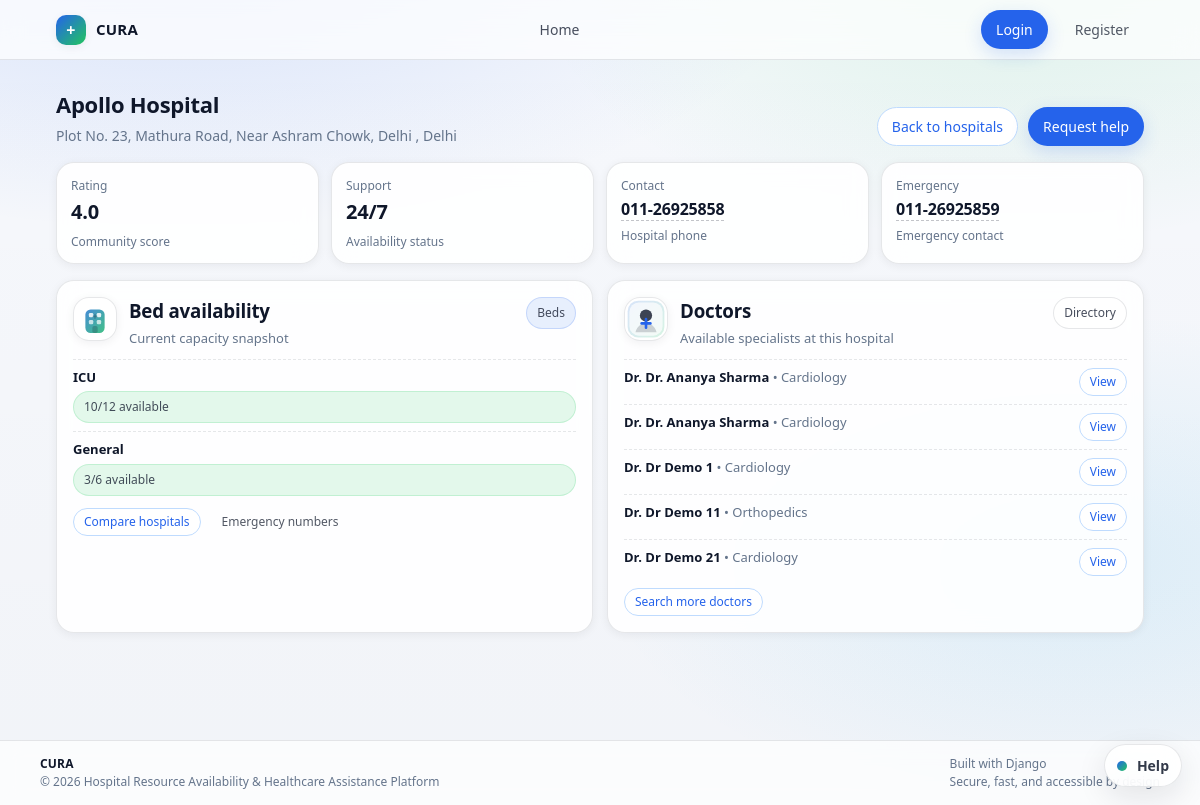
The app's page /core/hospitals/1/ with its own data.
### core/models.py (models this page shows, shortened)
class Hospital(models.Model):
    name = models.CharField(max_length=255)
    address = models.TextField()
    city = models.CharField(max_length=100)
    state = models.CharField(max_length=100)
    hospital_type = models.CharField(
        max_length=100,
        blank=True,
        help_text="e.g. Multispeciality, Cardiac Center, Children’s Hospital",
    )
    established_year = models.PositiveIntegerField(
        null=True,
        blank=True,
        help_text="Year the hospital was established",
    )
    website = models.URLField(blank=True)
    image_url = models.URLField(
        blank=True,
        help_text="Optional hero/cover image shown on the hospital detail page",
    )
    rating = models.DecimalField(max_digits=2, decimal_places=1, default=3.0)
    contact_phone = models.CharField(max_length=20)
    emergency_contact = models.CharField(max_length=20)
    support_24_7 = models.BooleanField(default=True)
    specialties_offered = models.CharField(
        max_length=255,
        blank=True,
        help_text="Comma-separated list of key specialties (Cardiology, Neurology, etc.)",
    )

class HospitalBed(models.Model):
    BED_TYPE_CHOICES = [
        ('ICU', 'ICU'),
        ('GENERAL', 'General'),
        ('EMERGENCY', 'Emergency'),
    ]
    hospital = models.ForeignKey(Hospital, on_delete=models.CASCADE, related_name='beds')
    bed_type = models.CharField(max_length=20, choices=BED_TYPE_CHOICES)
    total_beds = models.PositiveIntegerField()
    available_beds = models.PositiveIntegerField()

class Doctor(models.Model):
    SPECIALITY_CHOICES = [
        ('Cardiology', 'Cardiology'),
        ('Neurology', 'Neurology'),
        ('Orthopedics', 'Orthopedics'),
        ('General', 'General Physician'),
    ]
    hospital = models.ForeignKey(Hospital, on_delete=models.CASCADE, related_name='doctors')
    name = models.CharField(max_length=255)
    speciality = models.CharField(max_length=100, choices=SPECIALITY_CHOICES)
    experience_years = models.PositiveIntegerField()
    consultation_fee = models.DecimalField(max_digits=8, decimal_places=2)
    qualification = models.CharField(
        max_length=255,
        blank=True,
        help_text="e.g. MBBS, MD (Cardiology)",
    )
    rating = models.DecimalField(
        max_digits=2,
        decimal_places=1,
        default=4.5,
        help_text="Average patient rating out of 5",
    )
    available_from = models.TimeField()
    available_to = models.TimeField()
    languages_spoken = models.CharField(max_length=255)
    city = models.CharField(max_length=100)
    is_active = models.BooleanField(default=True)

### core/views.py (the view)
# urls.py: path('hospitals/<int:pk>/', views.hospital_detail, name='hospital_detail'),
def hospital_detail(request, pk):
    hospital = get_object_or_404(Hospital, pk=pk)
    beds = hospital.beds.all()
    doctors = hospital.doctors.all()
    return render(request, 'core/hospitals/hospital_detail.html', {
        'hospital': hospital,
        'beds': beds,
        'doctors': doctors,
    })

### core/context_processors.py (called while the page is built, shortened)
def user_role(request):
    role = None
    if request.user.is_authenticated:
        try:
            role = request.user.userprofile.role
        except UserProfile.DoesNotExist:
            role = None
    cart_count = 0
    return {
        'current_role': role,
        'cart_item_count': cart_count,
    }

### templates/core/hospitals/hospital_detail.html (shortened to what this page needs)
{% extends 'base.html' %}
{% load static %}
{% block content %}
<div class="page-header">
    <div>
        <h2 class="page-title">{{ hospital.name }}</h2>
        <p class="page-subtitle">
            {{ hospital.address }}, {{ hospital.city }}
            {% if hospital.state %}, {{ hospital.state }}{% endif %}
        </p>
    </div>
    <div style="display:flex; gap:10px; flex-wrap:wrap;">
        <a class="btn btn-outline" href="{% url 'hospital_list' %}">Back to hospitals</a>
        <a class="btn btn-primary" href="{% url 'support_request_create' %}">Request help</a>
    </div>
</div>
<div class="kpi-grid">
    <div class="kpi-card">
        <div class="kpi-label">Rating</div>
        <div class="kpi-value">
            {% if hospital.rating %}{{ hospital.rating }}{% else %}—{% endif %}
        </div>
        <div class="kpi-meta">Community score</div>
    </div>
    <div class="kpi-card">
        <div class="kpi-label">Support</div>
        <div class="kpi-value">{{ hospital.support_24_7|yesno:"24/7,Limited" }}</div>
        <div class="kpi-meta">Availability status</div>
    </div>
    <div class="kpi-card">
        <div class="kpi-label">Contact</div>
        <div class="kpi-value" style="font-size:16px;">
            {% if hospital.contact_phone %}
            <a class="emergency-call" href="tel:{{ hospital.contact_phone }}">{{ hospital.contact_phone }}</a>
            {% else %}
            —
            {% endif %}
        </div>
        <div class="kpi-meta">Hospital phone</div>
    </div>
    <div class="kpi-card">
        <div class="kpi-label">Emergency</div>
        <div class="kpi-value" style="font-size:16px;">
            {% if hospital.emergency_contact %}
            <a class="emergency-call" href="tel:{{ hospital.emergency_contact }}">{{ hospital.emergency_contact }}</a>
            {% else %}
            —
            {% endif %}
        </div>
        <div class="kpi-meta">Emergency contact</div>
    </div>
</div>
<div class="emergency-grid">
    <section class="card resource-card">
        <div class="resource-top">
            <div class="media" style="align-items:flex-start;">
                <div class="avatar"><img src="{% static 'img/hospital-building.svg' %}" alt="Hospital"></div>
                <div>
                    <h3 class="resource-title">Bed availability</h3>
                    <p class="resource-sub">Current capacity snapshot</p>
                </div>
            </div>
            <span class="badge badge-primary">Beds</span>
        </div>
        <ul class="mini-list">
            {% for b in beds %}
            <li class="mini-row">
                <div style="display:flex; flex-direction:column; gap:4px; flex:1;">
                    <span><strong>{{ b.get_bed_type_display }}</strong></span>
                    <span
                        class="{% if b.available_beds > 0 %}badge badge-success{% else %}badge badge-danger{% endif %}">
                        {{ b.available_beds }}/{{ b.total_beds }} available
                    </span>
                </div>
            </li>
            {% empty %}
            <li class="mini-row"><span class="muted">No bed information</span><span class="badge">—</span></li>
            {% endfor %}
        </ul>
        <div class="resource-actions">
            <a class="btn btn-small btn-outline" href="{% url 'hospital_list' %}">Compare hospitals</a>
            <a class="btn btn-small btn-ghost" href="{% url 'emergency_contacts' %}">Emergency numbers</a>
        </div>
    </section>
    <section class="card resource-card">
        <div class="resource-top">
            <div class="media" style="align-items:flex-start;">
                <div class="avatar"><img src="{% static 'img/doctor-avatar.svg' %}" alt="Doctors"></div>
                <div>
                    <h3 class="resource-title">Doctors</h3>
                    <p class="resource-sub">Available specialists at this hospital</p>
                </div>
            </div>
            <span class="badge">Directory</span>
        </div>
        <ul class="mini-list">
            {% for d in doctors %}
            <li class="mini-row">
                <span>
                    <strong>Dr. {{ d.name }}</strong>
                    <span class="muted">• {{ d.speciality }}</span>
                </span>
                <span>
                    <a class="btn btn-small btn-outline" href="{% url 'doctor_detail' d.id %}">View</a>
                </span>
            </li>
            {% empty %}
            <li class="mini-row"><span class="muted">No doctors registered</span><span class="badge">—</span></li>
            {% endfor %}
        </ul>
        <div class="resource-actions">
            <a class="btn btn-small btn-outline"
                href="{% url 'doctor_search' %}?city={{ hospital.city|urlencode }}">Search more doctors</a>
        </div>
    </section>
</div>
{% endblock %}

### records on screen
Hospital: name "Apollo Hospital", address "Plot No. 23, Mathura Road, Near Ashram Chowk", city "Delhi", state "Delhi", rating "4.0", support_24_7 "24/7", contact_phone "011-26925858", emergency_contact "011-26925859"
HospitalBed: bed_type "ICU", available_beds "10", total_beds "12"
HospitalBed: bed_type "General", available_beds "3", total_beds "6"
Doctor: name "Dr. Ananya Sharma", speciality "Cardiology"
Doctor: name "Dr. Ananya Sharma", speciality "Cardiology"
Doctor: name "Dr Demo 1", speciality "Cardiology"
Doctor: name "Dr Demo 11", speciality "Orthopedics"
Doctor: name "Dr Demo 21", speciality "Cardiology"
